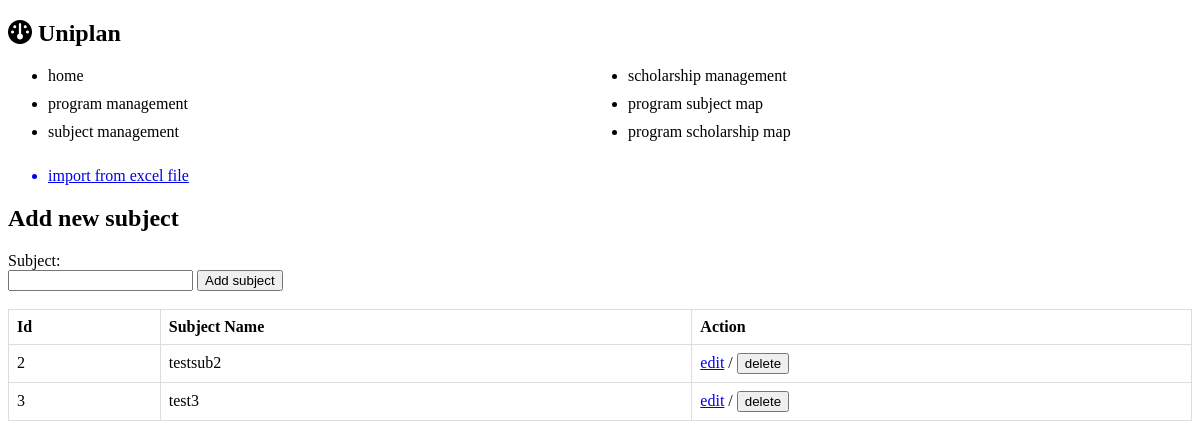
/manage_sub, run on the app's committed database.
### uniplan/models.py (models this page shows)
class Subject(db.Model):
    __tablename__ = 'subject'
    subject_id = db.Column(db.Integer, primary_key=True, autoincrement=True, unique=True)
    subject_name = db.Column(db.Text)

### uniplan/routes.py (the view)
@app.route('/manage_sub', methods=['GET', 'POST'])
def manage_sub():
    subjects = Subject.query.all()
    form = SubjectForm()
    if form.validate_on_submit():
        subject_name = form.subject_name.data
        new_subject = Subject(subject_name=subject_name)
        db.session.add(new_subject)
        db.session.commit()
        return redirect(url_for('manage_sub'))
    return render_template('manage_sub.html', form=form, subjects=subjects)

### uniplan/forms.py
class SubjectForm(FlaskForm):
    subject_name = StringField('Subject Name', validators=[DataRequired()])

### uniplan/templates/manage_sub.html (shortened to what this page needs)
{% extends 'base.html' %}
{% block content %}
<ul>
    <a href='#'><li>import from excel file</li></a>
</ul>
<div class='add-subject'>
    <h2>Add new subject</h2>
    <form id="add-subject-form" action="/manage_sub" method="post">
        <label for="subject_name">Subject:</label><br>
        {{ form.subject_name(class="form-control") }}
        <button type="submit" class="btn btn-primary">Add subject</button><br><br>
    </form>
</div>
<div class='program-area'>
    {% if subjects %}
        <table>
            <thead>
                <tr>
                    <th>Id</th>
                    <th>Subject Name</th>
                    <th>Action</th>
                </tr>
            </thead>
            <tbody>
                {% for subject in subjects %}
                    <tr>
                        <td>{{ subject.subject_id }}</td>
                        <td>{{ subject.subject_name }}</td>
                        <td>
                            <a href="#">edit</a> /
                            <button class="delete-btn" data-subject-id="{{ subject.subject_id }}">delete</button>
                        </td>
                    </tr>
                {% endfor %}
            </tbody>
        </table>
    {% else %}
        <span>No subjects here yet! Add some</span>
    {% endif %}
</div>
{% endblock %}

### uniplan/static/css/main.css (style rules this page uses)
table { border-collapse: collapse; width: 100%; }
th, td { border: 1px solid #dddddd; text-align: left; padding: 8px; }

### data on the page
Subject: subject_id "2", subject_name "testsub2"
Subject: subject_id "3", subject_name "test3"
